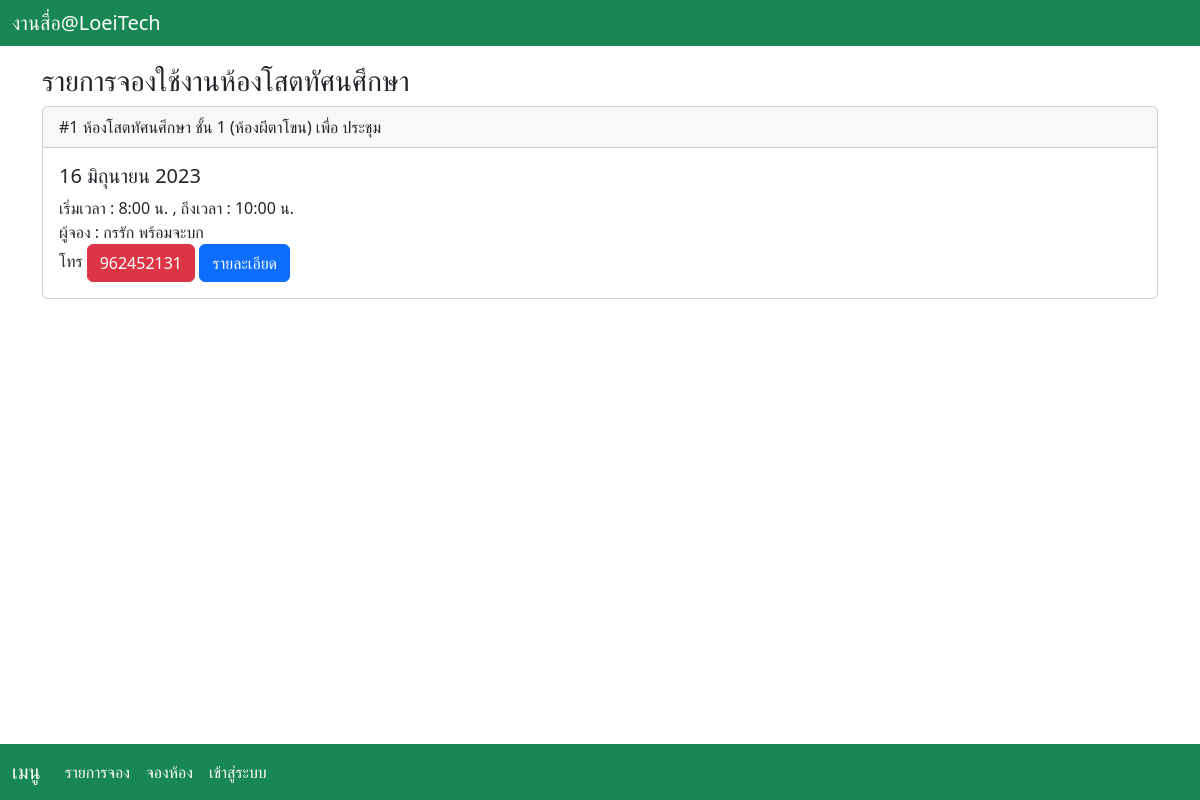
The page /booklist/ on the database as committed earlier.
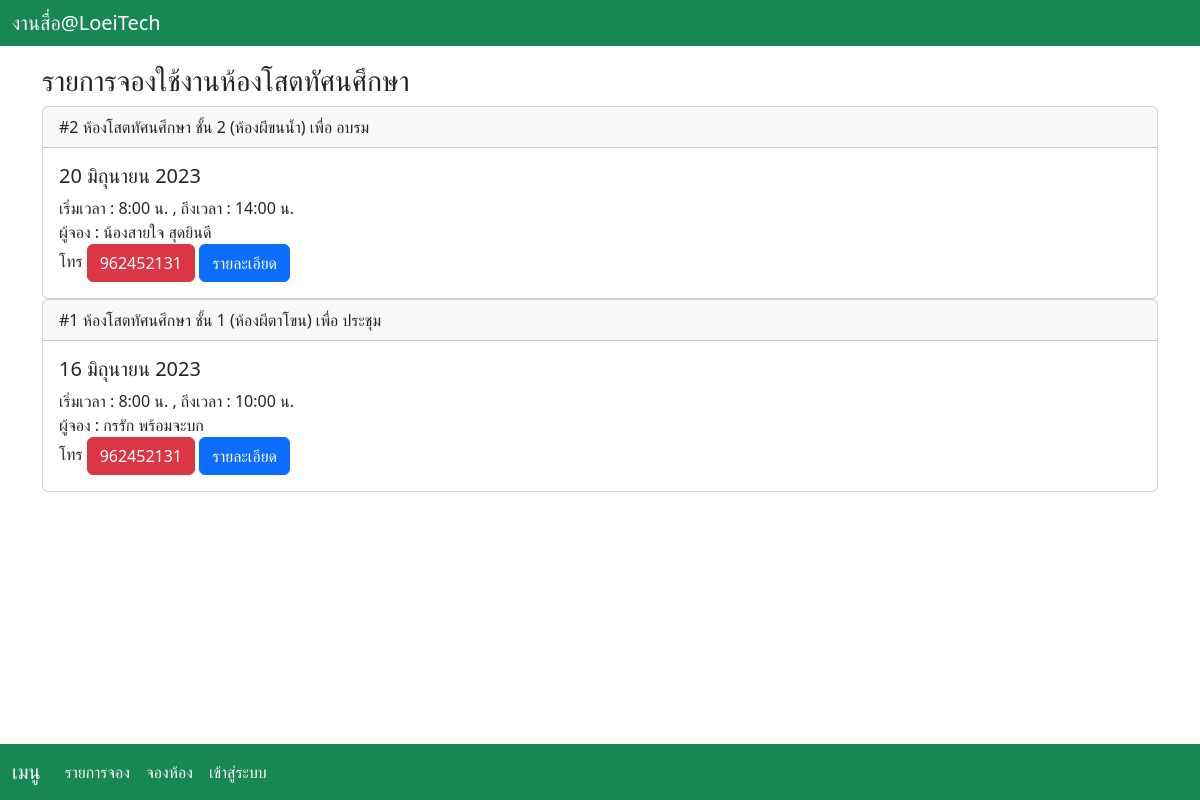
The same page on the database as committed later.
### booking/models.py (models this page shows, shortened)
class book_dtl(models.Model):
    book_id = models.AutoField(primary_key=True)
    room_id = models.ForeignKey(room_dtl,null=True,on_delete=models.CASCADE)
    purposename = models.CharField(max_length=200,null=True)
    txtonfloor = models.CharField(max_length=200,null=True)
    sdate = models.DateField(auto_now=False, auto_now_add=False)
    stime = models.TimeField(auto_now=False, auto_now_add=False)
    etime = models.TimeField(auto_now=False, auto_now_add=False)
    txtusername = models.CharField(max_length=200,null=True)
    txttel = models.IntegerField(null=True)
    other = models.CharField(max_length=200,null=True)

class room_dtl(models.Model):
    room_id = models.AutoField(primary_key=True)
    room_name = models.CharField(max_length=200,null=True)

### booking/views.py (the view)
# urls.py: path('booklist/',views.booklist),
def booklist(request):
    context = {'book_detail' : book_dtl.objects.all().order_by('-sdate')}
    return render(request,'booklist.html',context)

### booking/templates/booklist.html (shortened to what this page needs)
{% include 'home.html' %}
<div class="container mt-3">
  <h3>รายการจองใช้งานห้องโสตทัศนศึกษา</h3>
  {% for fetch_book in book_detail %}
  <div class="card">
    <div class="card-header">#{{fetch_book.book_id}} {{fetch_book.room_id.room_name}} เพื่อ {{fetch_book.purposename}}</div>
    <div class="card-body">
      <h5 class="card-title">{{fetch_book.sdate}}</h5>
      <p class="card-text">
        เริ่มเวลา : {{fetch_book.stime}} น. , ถึงเวลา : {{fetch_book.etime}} น.
        <br>
        ผู้จอง : {{fetch_book.txtusername}}
        <br>
        โทร <a href="#" class="btn btn-danger"> {{fetch_book.txttel}} </a> <a href="/bookdetail/{{fetch_book.book_id}}" class="btn btn-primary"> รายละเอียด </a>
      </p>
    </div>
  </div>
  {% endfor %}
  <div class="mt-4 p-5 bg-white text-white rounded">
  </div>
</div>

### booking/templates/home.html (shortened to what this page needs)
{% load static %}
{% load bootstrap_icons %}
<!DOCTYPE html>
<html lang="en">
  <head>
    {% load bootstrap5 %} {% bootstrap_css %} {% bootstrap_javascript %}
  </head>
  <body>
    <nav class="navbar navbar-expand-md bg-success navbar-dark fixed-top">
      <div class="container-fluid">
      <ul class="navbar-nav mr-auto">
        <li class="nav-item">
          <a class="navbar-brand" href="/"> {% bs_icon 'house-door-fill' %} งานสื่อ@LoeiTech</a>
      </li>
    </ul>
  </div>
    </nav>
    <nav class="navbar navbar-expand-md bg-success navbar-dark fixed-bottom">
      <div class="container-fluid">
        <a class="navbar-brand" href="/">เมนู</a>
        <div class="collapse navbar-collapse" id="collapsibleNavbar">
          <ul class="navbar-nav mr-auto">
            <li class="nav-item">
              <a class="nav-link active" href="/booklist"> {% bs_icon 'card-list' %} รายการจอง</a>
            </li>
            <li class="nav-item">
              <a class="nav-link {% if request.path == '/bookform/' %}active{% endif %}" href="/bookform"> {% bs_icon 'journal-plus' %} จองห้อง</a>
            </li>
             {% if user.is_authenticated %}
            <li class="nav-item dropdown">
            <a href="{% url 'logout' %}" class="btn btn-danger"> {% bs_icon 'box-arrow-in-left' %} ออกจากระบบ</a>
            </li>
            {% else %}
            <li class="nav-item dropdown">
            <a class="nav-link" href="/showlogin"> {% bs_icon 'box-arrow-in-right' %} เข้าสู่ระบบ</a>
            </li>
            {% endif %}
          </ul>
        </div>
      </div>
    </nav>
    <div class="container">
      <br />
      <br />
    </div>
  </body>
</html>

### booking/templates/home.html (style rules this page uses)
nav .navbar-nav li a { color: white !important; }

Rows that differ between the two databases and show on the page:
added book_dtl: book_id "2", room_id.room_name "ห้องโสตทัศนศึกษา ชั้น 2 (ห้องผีขนน้ำ)", purposename "อบรม", sdate "20 มิถุนายน 2023", stime "8:00", etime "14:00", txtusername "น้องสายใจ สุดยินดี", txttel "962452131"
